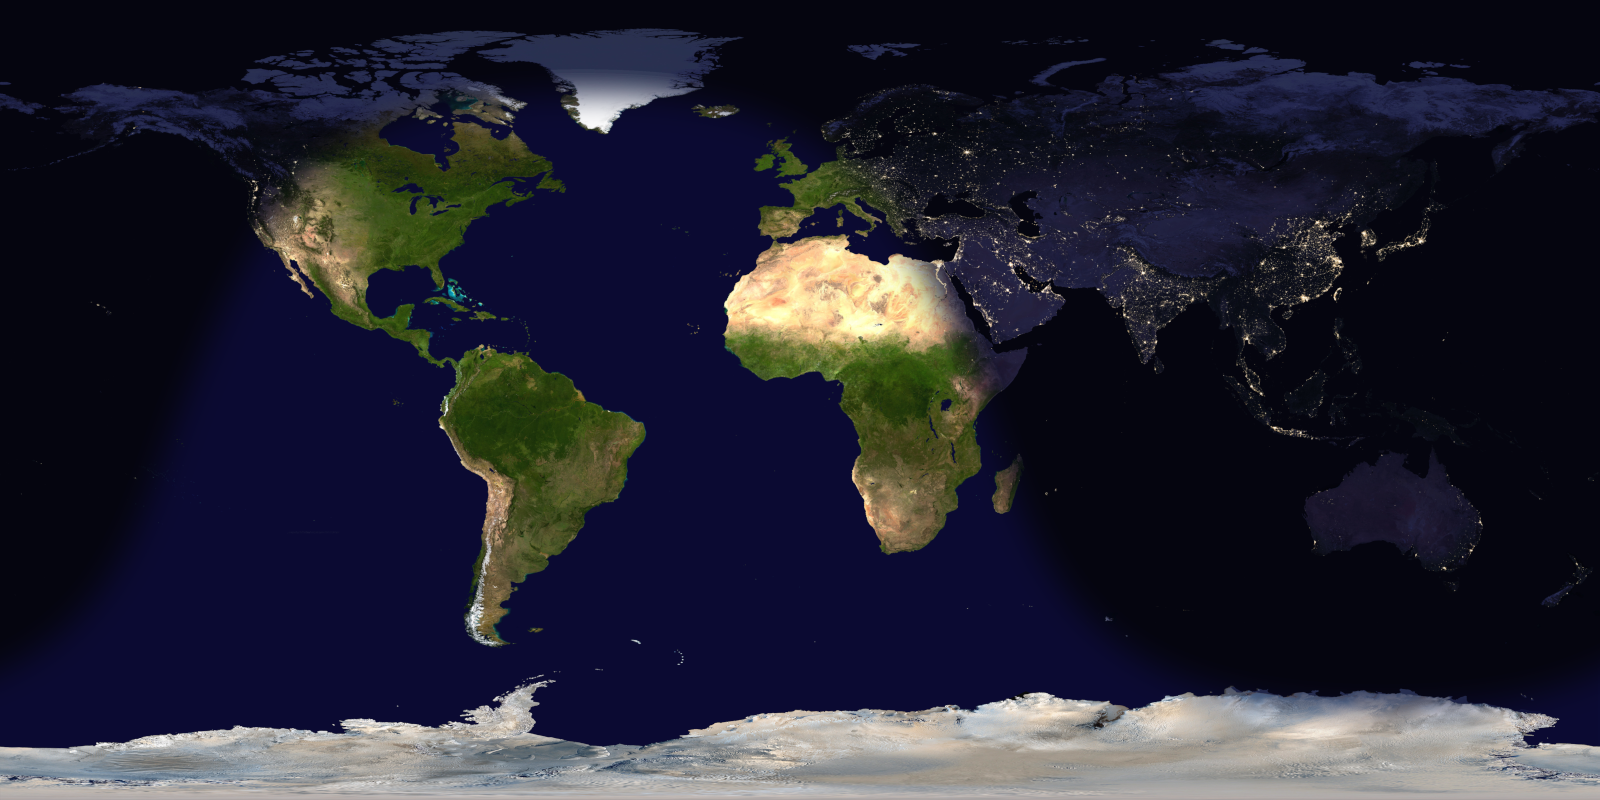

Generate this figure with Python:
from datetime import datetime
from PIL import Image, ImageChops

import pathlib
import subprocess

SET_TO_WALLPAPER = False  # Only works with GNOME

def render_greyline_composite(day_image, night_image, mask_image, render_filename, hour=None, callsign_image=None, callsign_dim=(0,0)):
    """
    Create a new composite image based off time of day.

    day_image (str): filepath to daytime map
    night_image (str): filepath to nighttime map
    mask_image (str): filepath to mask image
    render_filename (str): filepath to save output

    hour (float): hour of the day (can be left blank for UTC)   

    callsign_image (str): optional string of callsign filename
    callsign_dim (int tuple of length 3): (scale, x, y) location and scale of callsign
    """

    if hour is None: 
        time = datetime.utcnow()
        hour = time.hour + time.minute / 60

    day = Image.open(get_path(day_image))
    night = Image.open(get_path(night_image))

    mask = Image.open(get_path(mask_image)).convert('L')
    mask_width = mask.size[0]
    shift = -(mask_width/24)*(hour+12)
    mask = ImageChops.offset(mask, int(shift), 0)
    im = Image.composite(day, night, mask)

    if callsign_image:
        callsign = Image.open(get_path(callsign_image))
        call_x = int(callsign.size[0]/callsign_dim[0])
        call_y = int(callsign.size[1]/callsign_dim[0])

        callsign = callsign.resize((call_x, call_y), Image.LANCZOS)
        im.paste(callsign, (callsign_dim[1], callsign_dim[2]), callsign)

    im.save(get_path(render_filename))

def get_path(filename):
    path = pathlib.Path(__file__).parent.absolute()
    uri = "{}/{}".format(path, filename)
    return uri

def set_wallpaper(filename):
    """
    Set desktop wallpaper to image (GNOME ONLY)

    filename (str): path to image to be set as wallpaper
    """

    uri = get_path(filename)
    args = ["gsettings", "set", "org.gnome.desktop.background", "picture-uri", uri]
    subprocess.Popen(args)

if __name__ == "__main__":
    render_greyline_composite("day_low.png", "night_low.png", "mask_low.png", "render.png", None, "callsign.png", (2.5, 970, 660))
    if SET_TO_WALLPAPER: set_wallpaper("render.png")
